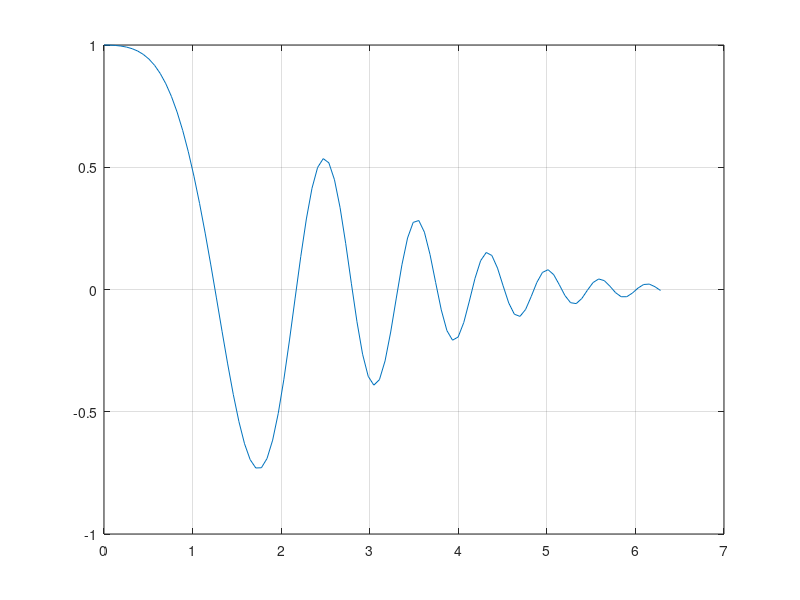

Write the MATLAB code that produced this figure. (Note: this script raises an error after producing the figure.)
%% 1_a
clear;
u = 0.1;
a = 0;
b = 2*pi;
x = linspace(a, b, 100);
F = @(x)exp(-u*x.*x).*cos(x.*x);
y = F(x);
plot(x, y);
hold on;
grid on;
xr = ginput(2);
[x_min, y_min] = fminbnd(F, xr(1, 1), xr(2, 1));
plot(x_min, y_min, 'r.', 'MarkerSize', 20);
plot(xr(1, 1), xr(1, 2), 'k.', 'MarkerSize', 10);
plot(xr(2, 1), xr(2, 2), 'k.', 'MarkerSize', 10);
line([xr(1, 1) xr(2, 1)], [xr(1, 2)  xr(2, 2)], 'Color', 'Black')

%% 1_b
clear;
a = 0;
b = 2*pi/3;
a1 = 1;
b1 = 2;
x = linspace(a, b, 100);
F = @(x)1./((a1.*cos(x)+b1.*sin(x)).^2);
y = F(x);
plot(x, y);
hold on;
grid on;
xr = ginput(2);
[x_min, y_min] = fminbnd(F, xr(1, 1), xr(2, 1));
plot(x_min, y_min, 'r.', 'MarkerSize', 20);
plot(xr(1, 1), xr(1, 2), 'k.', 'MarkerSize', 10);
plot(xr(2, 1), xr(2, 2), 'k.', 'MarkerSize', 10);
line([xr(1, 1) xr(2, 1)], [xr(1, 2)  xr(2, 2)], 'Color', 'Black')

%% 1_c
clear;
a = 0;
b = 4;
x = linspace(a, b, 100);
F = @(x)2-abs(x).*exp(1).^(-abs(x-1));
y = F(x);
plot(x, y);
hold on;
grid on;
xr = ginput(2);
[x_min, y_min] = fminbnd(F, xr(1, 1), xr(2, 1));
plot(x_min, y_min, 'r.', 'MarkerSize', 20);
plot(xr(1, 1), xr(1, 2), 'k.', 'MarkerSize', 10);
plot(xr(2, 1), xr(2, 2), 'k.', 'MarkerSize', 10);
line([xr(1, 1) xr(2, 1)], [xr(1, 2)  xr(2, 2)], 'Color', 'Black')

%% 1_d

%% 1_e

%% 2
clear;
xr = [0 -0.2; 1 -0.2];
global par
hold on;
grid on;
for par = 1:1:10
x = linspace(0, 1, 100);
y = fun(x);
plot(x, y);
[x_min, y_min] = fminbnd(@fun, xr(1, 1), xr(2, 1));
plot(x_min, y_min, 'r.', 'MarkerSize', 20);
end
plot(xr(1, 1), xr(1, 2), 'k.', 'MarkerSize', 10);
plot(xr(2, 1), xr(2, 2), 'k.', 'MarkerSize', 10);
line([xr(1, 1) xr(2, 1)], [xr(1, 2)  xr(2, 2)], 'Color', 'Black');

%%
function f = fun(x)
global par
f = (x.^par).*log(x);
end
